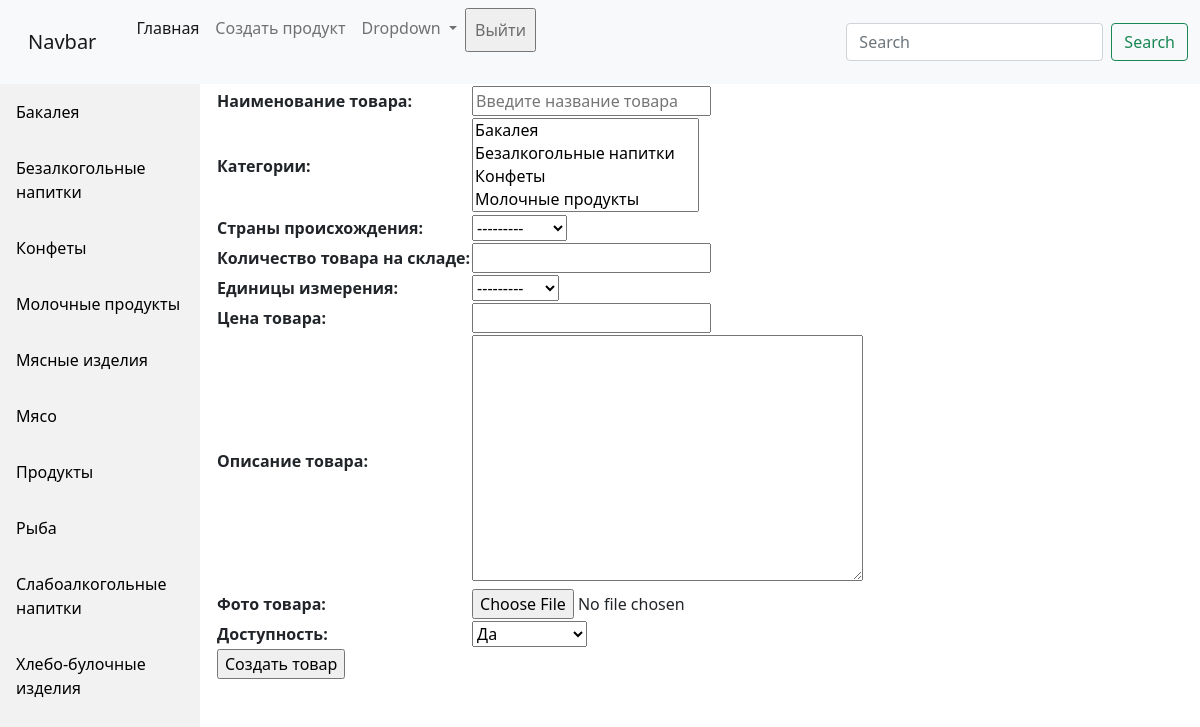
/form_create_product/ (signed in), run on an earlier commit of the app's database.
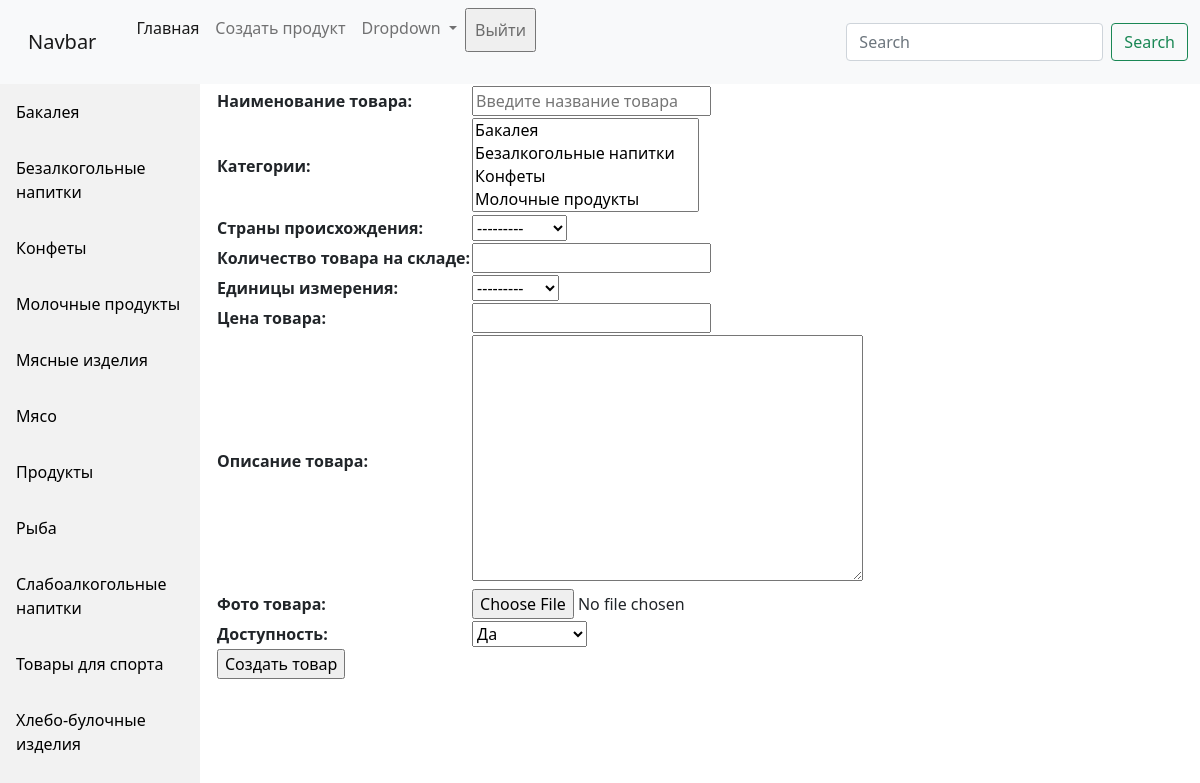
And on a later commit of the database.
### main_app/models.py (models this page shows)
class Category(models.Model):
    category_name = models.CharField(max_length=150, verbose_name='Категория', unique=True)
    category_slug = models.SlugField(max_length=100, verbose_name='Слаг категории')
    def __str__(self):
        return self.category_name
    class Meta:
        verbose_name = 'Категория'
        verbose_name_plural = 'Категории'
        ordering = ['category_name']

### main_app/views.py (the view)
# urls.py: path('form_create_product/', CreateProductView.as_view(), name='product_form'),
class CreateProductView(LoginRequiredMixin, GetContextDataMixin, CreateView):
    form_class = CreateProductForm
    template_name = 'form_create_product.html'
    success_url = reverse_lazy('main_app:supermain')

### main_app/forms.py
class CreateProductForm(forms.ModelForm):
    class Meta:
        model = Product
        fields = ['product_name', 'product_categories', 'product_countriesoforigin', 'product_quantity',
                  'product_units', 'product_price', 'product_description', 'product_image', 'is_available']
        widgets = {'product_name': forms.TextInput(attrs={'id': 'product_input', 'placeholder': 'Введите название товара'})}

### main_app/custom_mixin.py (called while the page is built)
    def get_context_data(self, **kwargs):
        context = super().get_context_data(**kwargs)
        categories_list = Category.objects.all()
        context['categories'] = categories_list
        return context

### main_app/models.py (called while the page is built)
    def __str__(self):
        return self.countryoforigin_name

    def __str__(self):
        return self.unit_name

### main_app/templates/form_create_product.html (shortened to what this page needs)
{% extends 'supermain1.html' %}
{% load static %}
{% block content %}
<form action="" method="POST" enctype="multipart/form-data">
	<table>
		{{ form.as_table }}
		<tr>
			<td>
			<input type="submit" value="Создать товар">
			</td>
		</tr>
	</table>
</form>
{% endblock content %}

### main_app/templates/supermain1.html (shortened to what this page needs)
<!DOCTYPE html>
{% load static %}
<html lang="en">
<head>
    <link href="https://cdn.jsdelivr.net/npm/bootstrap@5.1.1/dist/css/bootstrap.min.css" rel="stylesheet"
>
    <link rel="stylesheet" href="{% static 'css/supermain1.css' %}">
</head>
<body>
<nav class="navbar navbar-expand-lg navbar-light bg-light fixed-top">
  <div class="container-fluid">
    <a class="navbar-brand btn-lg" href="#">Navbar</a>
    <div class="collapse navbar-collapse" id="navbarSupportedContent">
      <ul class="navbar-nav me-auto mb-2 mb-lg-0">
        <li class="nav-item">
          <a class="nav-link active" aria-current="page" href="{% url 'main_app:supermain' %}">Главная</a>
        </li>
	      {% if user.is_authenticated %}
	      <li class="nav-item">
          <a class="nav-link" href="{% url 'main_app:product_form' %}">Создать продукт</a>
        </li>
	      {% endif %}
        <li class="nav-item dropdown">
          <a class="nav-link dropdown-toggle" href="#" id="navbarDropdown" role="button" data-bs-toggle="dropdown" aria-expanded="false">
            Dropdown
          </a>
        </li>
	      {% if user.is_authenticated %}
	      <form action="{% url 'accounts:logout' %}" method="GET">
	          <input class="nav-link" type="submit" value="Выйти"><br>
	      </form>
	      {% else %}
	      <form action="{% url 'accounts:login' %}" method="GET">
		      <input type="hidden" name="next" value="{{ request.path }}">
	          <input type="submit" value="Войти"><br>
	      </form>
	      {% endif %}
      </ul>
      <form class="d-flex">
        <input class="form-control me-2" type="search" placeholder="Search" aria-label="Search">
        <button class="btn btn-outline-success" type="submit">Search</button>
      </form>
    </div>
  </div>
</nav>
<div class="sidebar">
    {% for category in categories %}
  <a href="{% url 'main_app:supermain1' category.id %}">{{ category.category_name }}</a>
    {% endfor %}
</div>
<div class="content">
	{% block content %}{% endblock content %}
</div>
</body>
</html>

What changed in the data, as far as the page shows it:
added Category: category_name "Товары для спорта"
